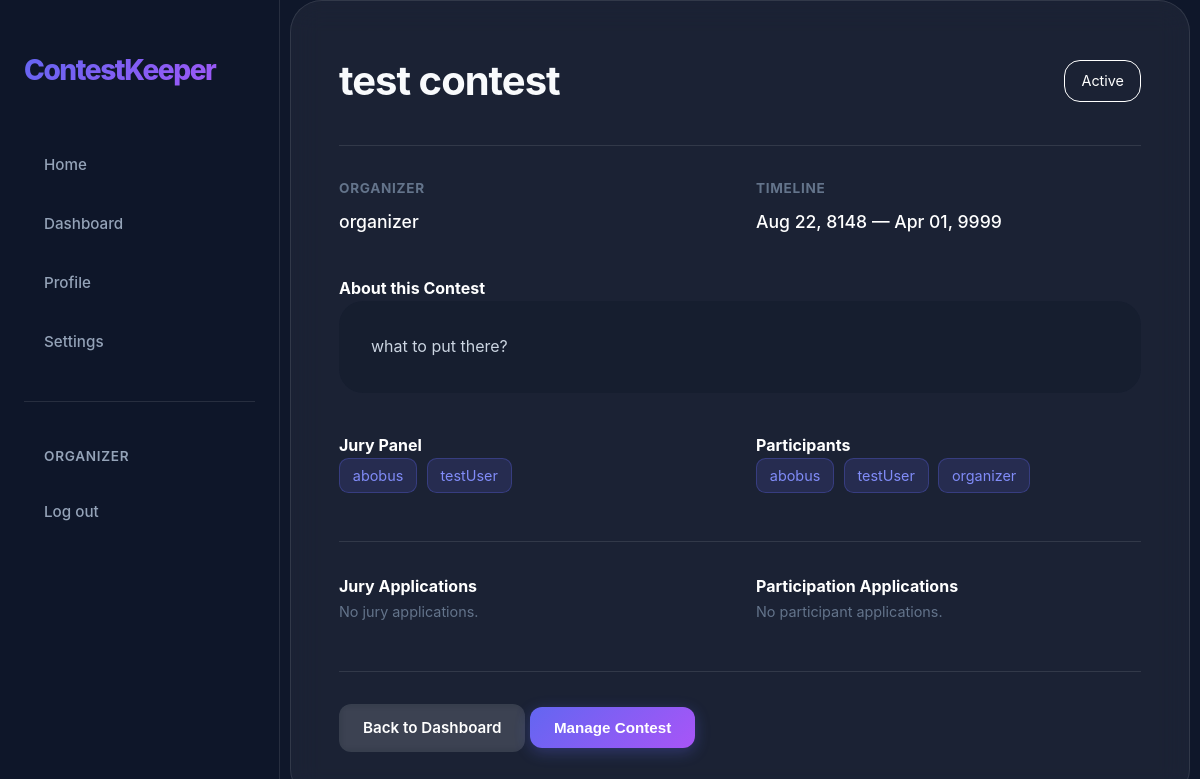
The app's page /contests/1/ (signed in) with its own data.
### app/models.py (models this page shows, shortened)
class User(AbstractUser):
    first_name = None
    last_name = None
    username = models.CharField(max_length=20, unique=True)
    class Role(models.TextChoices):
        ORGANIZER = "ORGANIZER", "Organizer"
        JURY = "JURY", "Jury"
        PARTICIPANT = "PARTICIPANT", "Participant"
    role = models.CharField(choices=Role.choices, default=Role.PARTICIPANT)

class Contest(models.Model):
    class Status(models.TextChoices):
        DRAFT = "DRAFT", "Draft"
        REGISTRATION = "REGISTRATION", "Registration"
        RUNNING = "RUNNING", "Running"
        FINISHED = "FINISHED", "Finished"
    name = models.CharField(max_length=20)
    description = models.TextField(max_length=200)
    start_date = models.DateTimeField()
    end_date = models.DateTimeField()
    organizer = models.ForeignKey(User, on_delete=models.CASCADE, related_name="organized_contests", null=True, blank=True)
    status = models.CharField(choices=Status.choices, default=Status.DRAFT)
    jurys = models.ManyToManyField(User, related_name="judged_contests", blank=True)
    participants = models.ManyToManyField(User, related_name="participated_contests", blank=True)

### app/views.py (the view)
# urls.py: path("contests/<int:pk>/", views.contest_detail, name="contest_detail"),
def contest_detail(request, pk):
    contest = get_object_or_404(Contest, pk=pk)
    if contest.status == Contest.Status.DRAFT and contest.organizer != request.user:
        from django.http import Http404
        raise Http404("Contest is in draft or you don't have access.")
    p_applications = contest.contest_apps.filter(application_type=Application.Type.PARTICIPANT, status=Application.Status.PENDING)
    j_applications = contest.contest_apps.filter(application_type=Application.Type.JURY, status=Application.Status.PENDING)
    context = {
        "contest": contest,
        "participant_applications": p_applications,
        "jury_applications": j_applications,
        "has_pending_p_app": contest.contest_apps.filter(user=request.user, application_type=Application.Type.PARTICIPANT, status=Application.Status.PENDING).exists() if request.user.is_authenticated else False,
        "has_pending_j_app": contest.contest_apps.filter(user=request.user, application_type=Application.Type.JURY, status=Application.Status.PENDING).exists() if request.user.is_authenticated else False,
    }
    return render(request, "app/contest_detail.html", context)

### app/templates/app/contest_detail.html (shortened to what this page needs)
{% load static %}
<!DOCTYPE html>
<html lang="en">
<head>
    <link rel="stylesheet" href="{% static 'css/common.css' %}">
</head>
<body>
    {% include 'app/nav.html' %}
    <main class="dashboard-container">
        <div class="detail-card">
            <div class="detail-header">
                <h1 style="margin: 0; font-size: 2.5rem;">{{ contest.name }}</h1>
                <span class="status-indicator">Active</span>
            </div>
            <div class="info-grid">
                <div class="info-item">
                    <h4>Organizer</h4>
                    <p>{{ contest.organizer.username }}</p>
                </div>
                <div class="info-item">
                    <h4>Timeline</h4>
                    <p>{{ contest.start_date|date:"M d, Y" }} — {{ contest.end_date|date:"M d, Y" }}</p>
                </div>
            </div>
            <h4>About this Contest</h4>
            <div class="description-box">
                {{ contest.description }}
            </div>
            <div class="roles-section">
                <div>
                    <h4>Jury Panel</h4>
                    <div class="user-list">
                        {% for judge in contest.jurys.all %}
                        <span class="user-tag">{{ judge.username }}</span>
                        {% empty %}
                        <span style="color: #64748b;">No jury assigned yet.</span>
                        {% endfor %}
                    </div>
                </div>
                <div>
                    <h4>Participants</h4>
                    <div class="user-list">
                        {% for participant in contest.participants.all %}
                        <span class="user-tag">{{ participant.username }}</span>
                        {% empty %}
                        <span style="color: #64748b;">No participants yet.</span>
                        {% endfor %}
                    </div>
                </div>
            </div>
            {% if user == contest.organizer %}
            <div class="application-section">
                <div>
                    <h4>Jury Applications</h4>
                    {% for app in jury_applications %}
                    <div class="application-card">
                        <span>{{ app.user.username }}</span>
                        <div class="action-btns">
                            <a href="{% url 'approve_application' app.pk %}" class="btn-sm btn-approve">Approve</a>
                            <a href="{% url 'reject_application' app.pk %}" class="btn-sm btn-reject">Reject</a>
                        </div>
                    </div>
                    {% empty %}
                    <p style="color: #64748b; font-size: 0.9rem;">No jury applications.</p>
                    {% endfor %}
                </div>
                <div>
                    <h4>Participation Applications</h4>
                    {% for app in participant_applications %}
                    <div class="application-card">
                        <span>{{ app.user.username }}</span>
                        <div class="action-btns">
                            <a href="{% url 'approve_application' app.pk %}" class="btn-sm btn-approve">Approve</a>
                            <a href="{% url 'reject_application' app.pk %}" class="btn-sm btn-reject">Reject</a>
                        </div>
                    </div>
                    {% empty %}
                    <p style="color: #64748b; font-size: 0.9rem;">No participant applications.</p>
                    {% endfor %}
                </div>
            </div>
            {% endif %}
            <div class="contest-actions"
                style="margin-top: 3rem; border-top: 1px solid rgba(255, 255, 255, 0.1); padding-top: 2rem;">
                <a href="{% url 'dashboard' %}" class="btn btn-secondary"
                    style="text-decoration: none; text-align: center;">Back to Dashboard</a>
                {% if user == contest.organizer or user.is_admin %}
                <button class="btn btn-primary">Manage Contest</button>
                {% endif %}
            </div>
        </div>
    </main>
</body>
</html>

### app/templates/app/nav.html (shortened to what this page needs)
{% load static %}
<nav id="nav">
    <div class="nav-container">
        <a href="{% url 'home' %}" class="nav-logo">ContestKeeper</a>
        <div class="nav-links">
            <button data-url="{% url 'home' %}" class="nav-link" id="homeBtn">Home</button>
            <button data-url="{% url 'dashboard' %}" class="nav-link" id="dashboardBtn">Dashboard</button>
            <button data-url="#" class="nav-link" id="profileBtn">Profile</button>
            <button data-url="#" class="nav-link" id="settingsBtn">Settings</button>
            <hr class="nav-auth-divider">
            {% if user.is_authenticated %}
            <span class="nav-user">{{ user.username }}</span>
            <form method="post" action="{% url 'logout' %}" class="nav-logout-form">
                <button type="submit" class="nav-link">Log out</button>
            </form>
            {% else %}
            <a href="{% url 'register' %}" class="nav-link">Register</a>
            <a href="{% url 'login' %}" class="nav-link">Log in</a>
            {% endif %}
        </div>
    </div>
</nav>
<link rel="stylesheet" href="{% static 'css/nav.css' %}">

### app/static/css/common.css (style rules this page uses)
:root { --primary: #6366f1; --primary-hover: #4f46e5; --secondary: #a855f7; --bg-dark: #0f172a; --bg-card: rgba(30, 41, 59, 0.7); --text-main: #f8fafc; --text-muted: #94a3b8; --border: rgba(255, 255, 255, 0.1); --glass: rgba(255, 255, 255, 0.05); --glass-hover: rgba(255, 255, 255, 0.1); --shadow-lg: 0 10px 25px -5px rgba(0, 0, 0, 0.3), 0 8px 10px -6px rgba(0, 0, 0, 0.3); }
* { margin: 0; box-sizing: border-box; }
body { background-color: var(--bg-dark); color: var(--text-main); font-family: 'Inter', -apple-system, BlinkMacSystemFont, "Segoe UI", Roboto, Helvetica, Arial, sans-serif; line-height: 1.6; min-height: 100vh; }
h1, h2, h3 { color: var(--text-main); letter-spacing: -0.025em; }
.btn { display: inline-flex; align-items: center; justify-content: center; padding: 0.75rem 1.5rem; border-radius: 0.75rem; font-weight: 600; font-size: 0.95rem; text-decoration: none; transition: all 0.2s ease; cursor: pointer; border: none; gap: 0.5rem; }
.btn-primary { background: linear-gradient(135deg, var(--primary) 0%, var(--secondary) 100%); color: white; box-shadow: 0 4px 15px rgba(99, 102, 241, 0.3); }
.btn-secondary { background: rgba(255, 255, 255, 0.1); color: white; backdrop-filter: blur(4px); }

### app/static/css/nav.css (style rules this page uses)
body { padding-left: 280px; }
#nav { background: rgba(15, 23, 42, 0.95); backdrop-filter: blur(20px); -webkit-backdrop-filter: blur(20px); color: white; padding: 0; margin: 0; width: 280px; height: 100vh; position: fixed; top: 0; left: 0; border-right: 1px solid var(--border); z-index: 1000; overflow-y: auto; }
.nav-container { display: flex; flex-direction: column; padding: 3rem 1.5rem; height: 100%; }
.nav-logo { font-size: 1.75rem; font-weight: 800; color: white; text-decoration: none; margin-bottom: 3rem; background: linear-gradient(135deg, var(--primary) 0%, var(--secondary) 100%); -webkit-background-clip: text; background-clip: text; -webkit-text-fill-color: transparent; letter-spacing: -0.05em; }
.nav-links { display: flex; flex-direction: column; gap: 0.75rem; }
.nav-link { color: var(--text-muted); text-decoration: none; padding: 0.875rem 1.25rem; border-radius: 0.75rem; transition: all 0.2s ease; font-size: 0.95rem; font-weight: 500; display: flex; align-items: center; text-align: left; background: transparent; border: none; cursor: pointer; width: 100%; font-family: inherit; }
.nav-auth-divider { margin: 1.5rem 0; border: none; border-top: 1px solid var(--border); }
.nav-user { padding: 0.5rem 1.25rem; font-size: 0.85rem; font-weight: 600; color: var(--text-muted); text-transform: uppercase; letter-spacing: 0.05em; }
.nav-logout-form { display: block; margin-top: auto; }

### app/templates/app/contest_detail.html (style rules this page uses)
.detail-card { background: rgba(255, 255, 255, 0.05); border: 1px solid rgba(255, 255, 255, 0.1); border-radius: 2rem; padding: 3rem; backdrop-filter: blur(15px); max-width: 900px; margin: 0 auto; color: #fff; }
.detail-header { border-bottom: 1px solid rgba(255, 255, 255, 0.1); padding-bottom: 2rem; margin-bottom: 2rem; display: flex; justify-content: space-between; align-items: center; }
.info-grid { display: grid; grid-template-columns: repeat(2, 1fr); gap: 2rem; margin-bottom: 2.5rem; }
.info-item h4 { color: #64748b; font-size: 0.85rem; text-transform: uppercase; letter-spacing: 0.05em; margin-bottom: 0.5rem; }
.info-item p { font-size: 1.1rem; font-weight: 500; }
.description-box { background: rgba(15, 23, 42, 0.4); border-radius: 1.5rem; padding: 2rem; margin-bottom: 2.5rem; line-height: 1.7; color: #cbd5e1; }
.roles-section { display: grid; grid-template-columns: repeat(2, 1fr); gap: 2rem; }
.user-list { list-style: none; padding: 0; display: flex; flex-wrap: wrap; gap: 0.6rem; }
.user-tag { background: rgba(99, 102, 241, 0.15); color: #818cf8; border: 1px solid rgba(99, 102, 241, 0.3); padding: 0.3rem 0.8rem; border-radius: 0.6rem; font-size: 0.9rem; }
.application-section { margin-top: 3rem; display: grid; grid-template-columns: repeat(2, 1fr); gap: 2rem; border-top: 1px solid rgba(255, 255, 255, 0.1); padding-top: 2rem; }
.status-indicator { font-size: 0.9rem; padding: 0.5rem 1rem; border-radius: 1rem; border: 1px solid; }

### records on screen
User: username "ORGANIZER", username "organizer"
Contest: name "test contest", organizer.username "organizer", start_date "Aug 22, 8148", end_date "Apr 01, 9999", description "what to put there?"
User: username "abobus"
User: username "testUser"
